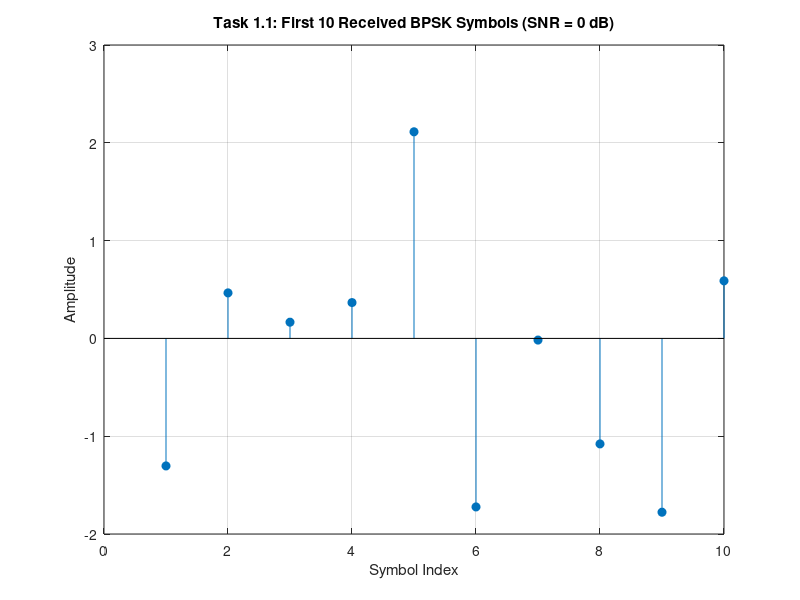
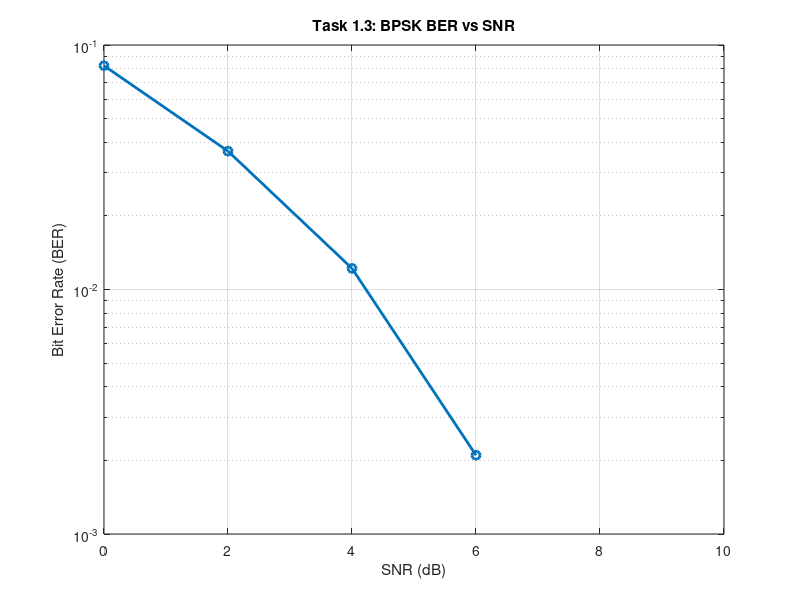
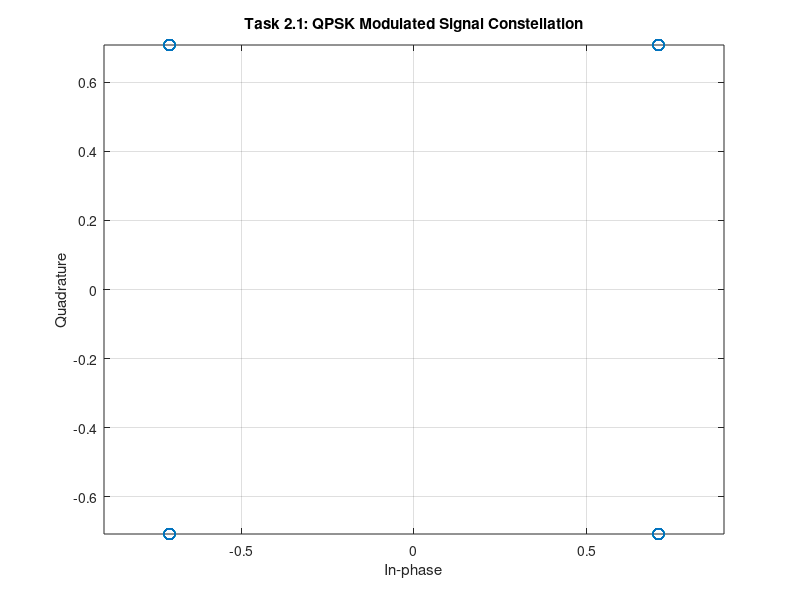
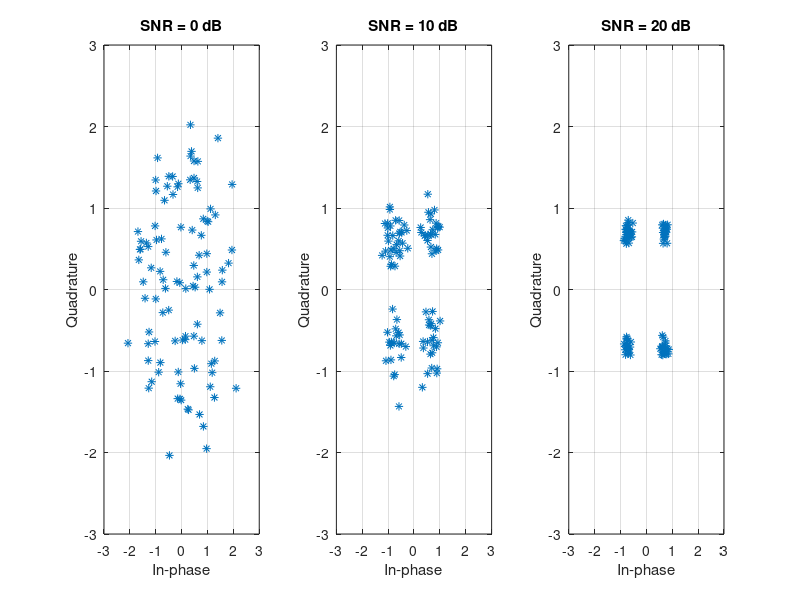

Recreate these plots in MATLAB, in order.
%% Lab 1: Modulation/Demodulation - BPSK and QPSK
% 数字通信实验 - 相移键控调制技术
% 本实验实现BPSK和QPSK的调制、解调及误码率分析

clear; close all; clc;

%% ==================== 第一部分: BPSK ====================

%% 1.1 信源 - 生成随机比特
num_bits = 10000;                    % 每帧比特数
bits = rand(1, num_bits) > 0.5;      % 生成信息比特

%% 1.2 调制器 - BPSK调制
bpsk_sig = -2*(bits-0.5);            % BPSK调制数据

%% 1.3 热噪声 - 添加高斯噪声 (SNR = 0 dB)
SNR_dB = 0;                          % 信噪比设为0 dB
N0 = 1/10^(SNR_dB/10);               % 噪声功率（信号功率为1）

a = length(bpsk_sig);
Noise = sqrt(N0/2)*(randn(1,a)+1i*randn(1,a));  % AWGN噪声
Rx_bpsk_sig = bpsk_sig + Noise;                  % 接收信号

%% Task 1.1: 绘制接收信号的前10个比特
figure('Name', 'Task 1.1: First 10 Received BPSK Symbols');
stem(real(Rx_bpsk_sig(1:10)), 'filled');
xlabel('Symbol Index');
ylabel('Amplitude');
title('Task 1.1: First 10 Received BPSK Symbols (SNR = 0 dB)');
grid on;
saveas(gcf, 'Task1_1_BPSK_First10.png');

%% 1.4 解调器 - BPSK解调
Demod_bpsk_bits = real(Rx_bpsk_sig) < 0;  % BPSK解调信号

%% 1.5 误码率计算 (SNR = 0 dB)
Error_bits_bpsk = bits - Demod_bpsk_bits;          % 找出错误比特
BER_bpsk_0dB = sum(abs(Error_bits_bpsk))/num_bits; % 误码率
num_errors_0dB = sum(abs(Error_bits_bpsk));        % 错误比特数

fprintf('Task 1.2: SNR = 0 dB时的错误比特数: %d\n', num_errors_0dB);
fprintf('Task 1.2: SNR = 0 dB时的BER: %.4f\n', BER_bpsk_0dB);

%% Task 1.3: BER vs SNR曲线 (BPSK)
SNR = 0:2:10;                        % SNR范围
BER_bpsk = zeros(1, length(SNR));    % 初始化BER数组

for idx = 1:length(SNR)
    SNR_dB = SNR(idx);
    N0 = 1/10^(SNR_dB/10);

    % 生成新的比特和调制
    bits_temp = rand(1, num_bits) > 0.5;
    bpsk_sig_temp = -2*(bits_temp-0.5);

    % 添加噪声
    Noise = sqrt(N0/2)*(randn(1,num_bits)+1i*randn(1,num_bits));
    Rx_bpsk_sig_temp = bpsk_sig_temp + Noise;

    % 解调
    Demod_bpsk_bits_temp = real(Rx_bpsk_sig_temp) < 0;

    % 计算BER
    Error_bits = bits_temp - Demod_bpsk_bits_temp;
    BER_bpsk(idx) = sum(abs(Error_bits))/num_bits;
end

figure('Name', 'Task 1.3: BPSK BER vs SNR');
semilogy(SNR, BER_bpsk, '-o', 'LineWidth', 2);
xlabel('SNR (dB)');
ylabel('Bit Error Rate (BER)');
title('Task 1.3: BPSK BER vs SNR');
grid on;
saveas(gcf, 'Task1_3_BPSK_BER.png');

%% Task 1.4: 使用MATLAB内置函数进行BPSK调制/解调
fprintf('\n=== Task 1.4: MATLAB Built-in BPSK Functions ===\n');

% 使用pskmod和pskdemod函数
bits_test = rand(1, num_bits) > 0.5;
bpsk_mod_builtin = pskmod(double(bits_test), 2);  % BPSK调制

% 添加噪声
SNR_dB = 5;
N0 = 1/10^(SNR_dB/10);
Noise = sqrt(N0/2)*(randn(1,num_bits)+1i*randn(1,num_bits));
Rx_builtin = bpsk_mod_builtin + Noise;

% 解调
Demod_builtin = pskdemod(Rx_builtin, 2);          % BPSK解调

% 计算BER
BER_builtin = sum(abs(bits_test - Demod_builtin))/num_bits;
fprintf('使用内置函数的BER (SNR=5dB): %.4f\n', BER_builtin);

%% ==================== 第二部分: QPSK ====================

%% 2.1 信源 - 生成随机比特
bits = rand(1, num_bits) > 0.5;

%% 2.2 调制器 - QPSK调制
% 将比特分成两个流
Bits1 = bits(1:2:end);
Bits2 = bits(2:2:end);

% QPSK pi/4弧度星座图
qpsk_sig = ((Bits1==0).*(Bits2==0)*(exp(1i*pi/4))+(Bits1==0).*(Bits2==1)...
            *(exp(3*1i*pi/4))+(Bits1==1).*(Bits2==1)*(exp(5*1i*pi/4))...
            +(Bits1==1).*(Bits2==0)*(exp(7*1i*pi/4)));

%% Task 2.1: 绘制QPSK星座图
figure('Name', 'Task 2.1: QPSK Constellation');
plot(real(qpsk_sig), imag(qpsk_sig), 'o', 'MarkerSize', 8);
xlabel('In-phase');
ylabel('Quadrature');
title('Task 2.1: QPSK Modulated Signal Constellation');
axis equal;
grid on;
saveas(gcf, 'Task2_1_QPSK_Constellation.png');

%% Task 2.2: 不同SNR下的接收信号星座图
figure('Name', 'Task 2.2: QPSK Received Constellation at Different SNR');

SNR_values = [0, 10, 20];
for k = 1:3
    SNR_dB = SNR_values(k);
    N0 = 1/10^(SNR_dB/10);

    a = length(qpsk_sig);
    Noise = sqrt(N0/2)*(randn(1,a)+1i*randn(1,a));
    Rx_qpsk_sig = qpsk_sig + Noise;

    subplot(1,3,k);
    plot(real(Rx_qpsk_sig(1:100)), imag(Rx_qpsk_sig(1:100)), '*');
    xlabel('In-phase');
    ylabel('Quadrature');
    title(sprintf('SNR = %d dB', SNR_dB));
    axis([-3 3 -3 3]);
    grid on;
end
saveas(gcf, 'Task2_2_QPSK_SNR_Comparison.png');

%% 2.4 解调器 - QPSK解调 (SNR = 0 dB)
SNR_dB = 0;
N0 = 1/10^(SNR_dB/10);
a = length(qpsk_sig);
Noise = sqrt(N0/2)*(randn(1,a)+1i*randn(1,a));
Rx_qpsk_sig = qpsk_sig + Noise;

Bits4 = (real(Rx_qpsk_sig)<0);
Bits3 = (imag(Rx_qpsk_sig)<0);

Demod_qpsk_bits = zeros(1, 2*length(Rx_qpsk_sig));
Demod_qpsk_bits(1:2:end) = Bits3;
Demod_qpsk_bits(2:2:end) = Bits4;

%% 2.5 误码率计算 (QPSK)
Error_bits_qpsk = bits - Demod_qpsk_bits;
BER_qpsk_0dB = sum(abs(Error_bits_qpsk))/num_bits;
fprintf('\nQPSK在SNR = 0 dB时的BER: %.4f\n', BER_qpsk_0dB);

%% Task 2.3: BER vs SNR曲线 (QPSK)
SNR = 0:2:10;
BER_qpsk = zeros(1, length(SNR));

for idx = 1:length(SNR)
    SNR_dB = SNR(idx);
    N0 = 1/10^(SNR_dB/10);

    % 生成新的比特
    bits_temp = rand(1, num_bits) > 0.5;

    % QPSK调制
    Bits1 = bits_temp(1:2:end);
    Bits2 = bits_temp(2:2:end);
    qpsk_sig_temp = ((Bits1==0).*(Bits2==0)*(exp(1i*pi/4))+(Bits1==0).*(Bits2==1)...
                *(exp(3*1i*pi/4))+(Bits1==1).*(Bits2==1)*(exp(5*1i*pi/4))...
                +(Bits1==1).*(Bits2==0)*(exp(7*1i*pi/4)));

    % 添加噪声
    a = length(qpsk_sig_temp);
    Noise = sqrt(N0/2)*(randn(1,a)+1i*randn(1,a));
    Rx_qpsk_sig_temp = qpsk_sig_temp + Noise;

    % 解调
    Bits4 = (real(Rx_qpsk_sig_temp)<0);
    Bits3 = (imag(Rx_qpsk_sig_temp)<0);
    Demod_qpsk_bits_temp = zeros(1, 2*length(Rx_qpsk_sig_temp));
    Demod_qpsk_bits_temp(1:2:end) = Bits3;
    Demod_qpsk_bits_temp(2:2:end) = Bits4;

    % 计算BER
    Error_bits = bits_temp - Demod_qpsk_bits_temp;
    BER_qpsk(idx) = sum(abs(Error_bits))/num_bits;
end

figure('Name', 'Task 2.3: QPSK BER vs SNR');
semilogy(SNR, BER_qpsk, '--s', 'LineWidth', 2);
xlabel('SNR (dB)');
ylabel('Bit Error Rate (BER)');
title('Task 2.3: QPSK BER vs SNR');
grid on;
saveas(gcf, 'Task2_3_QPSK_BER.png');

%% Task 2.4: BPSK与QPSK的BER比较
figure('Name', 'Task 2.4: BPSK vs QPSK BER Comparison');
semilogy(SNR, BER_bpsk, '-o', 'LineWidth', 2, 'DisplayName', 'BPSK');
hold on;
semilogy(SNR, BER_qpsk, '--s', 'LineWidth', 2, 'DisplayName', 'QPSK');
xlabel('SNR (dB)');
ylabel('Bit Error Rate (BER)');
title('Task 2.4: BER Comparison - BPSK vs QPSK');
legend('Location', 'southwest');
grid on;
saveas(gcf, 'Task2_4_BER_Comparison.png');

fprintf('\n实验完成！所有图表已保存。\n');
